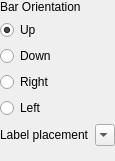
                <widget class="QWidget" name="scrollAreaWidgetContents_8">
                 <property name="geometry">
                  <rect>
                   <x>0</x>
                   <y>0</y>
                   <width>106</width>
                   <height>161</height>
                  </rect>
                 </property>
                 <layout class="QVBoxLayout" name="verticalLayout_3">
                  <property name="leftMargin">
                   <number>0</number>
                  </property>
                  <property name="topMargin">
                   <number>0</number>
                  </property>
                  <property name="rightMargin">
                   <number>0</number>
                  </property>
                  <property name="bottomMargin">
                   <number>0</number>
                  </property>
                  <item>
                   <widget class="QFrame" name="mBarOptionsFrame">
                    <property name="frameShape">
                     <enum>QFrame::NoFrame</enum>
                    </property>
                    <property name="frameShadow">
                     <enum>QFrame::Plain</enum>
                    </property>
                    <layout class="QVBoxLayout" name="verticalLayout_4">
                     <property name="leftMargin">
                      <number>0</number>
                     </property>
                     <property name="topMargin">
                      <number>0</number>
                     </property>
                     <property name="rightMargin">
                      <number>0</number>
                     </property>
                     <property name="bottomMargin">
                      <number>0</number>
                     </property>
                     <item>
                      <widget class="QLabel" name="label_5">
                       <property name="text">
                        <string>Bar Orientation</string>
                       </property>
                      </widget>
                     </item>
                     <item>
                      <widget class="QRadioButton" name="mOrientationUpButton">
                       <property name="text">
                        <string>Up</string>
                       </property>
                       <property name="checked">
                        <bool>true</bool>
                       </property>
                       <attribute name="buttonGroup">
                        <string notr="true">mOrientationButtonGroup</string>
                       </attribute>
                      </widget>
                     </item>
                     <item>
                      <widget class="QRadioButton" name="mOrientationDownButton">
                       <property name="text">
                        <string>Down</string>
                       </property>
                       <attribute name="buttonGroup">
                        <string notr="true">mOrientationButtonGroup</string>
                       </attribute>
                      </widget>
                     </item>
                     <item>
                      <widget class="QRadioButton" name="mOrientationRightButton">
                       <property name="text">
                        <string>Right</string>
                       </property>
                       <attribute name="buttonGroup">
                        <string notr="true">mOrientationButtonGroup</string>
                       </attribute>
                      </widget>
                     </item>
                     <item>
                      <widget class="QRadioButton" name="mOrientationLeftButton">
                       <property name="text">
                        <string>Left</string>
                       </property>
                       <attribute name="buttonGroup">
                        <string notr="true">mOrientationButtonGroup</string>
                       </attribute>
                      </widget>
                     </item>
                    </layout>
                   </widget>
                  </item>
                  <item>
                   <widget class="QFrame" name="mTextOptionsFrame">
                    <property name="frameShape">
                     <enum>QFrame::NoFrame</enum>
                    </property>
                    <property name="frameShadow">
                     <enum>QFrame::Plain</enum>
                    </property>
                    <layout class="QGridLayout" name="gridLayout_13">
                     <property name="leftMargin">
                      <number>0</number>
                     </property>
                     <property name="topMargin">
                      <number>0</number>
                     </property>
                     <property name="rightMargin">
                      <number>0</number>
                     </property>
                     <property name="bottomMargin">
                      <number>0</number>
                     </property>
                     <item row="0" column="0">
                      <widget class="QLabel" name="mLabelPlacementLabel">
                       <property name="visible">
                        <bool>false</bool>
                       </property>
                       <property name="toolTip">
                        <UInt>0</UInt>
                       </property>
                       <property name="text">
                        <string>Label placement</string>
                       </property>
                      </widget>
                     </item>
                     <item row="0" column="1">
                      <widget class="QComboBox" name="mLabelPlacementComboBox">
                       <property name="sizePolicy">
                        <sizepolicy hsizetype="Preferred" vsizetype="Fixed">
                         <horstretch>0</horstretch>
                         <verstretch>0</verstretch>
                        </sizepolicy>
                       </property>
                       <property name="minimumSize">
                        <size>
                         <width>20</width>
                         <height>0</height>
                        </size>
                       </property>
                       <property name="maximumSize">
                        <size>
                         <width>200</width>
                         <height>16777215</height>
                        </size>
                       </property>
                       <property name="visible">
                        <bool>false</bool>
                       </property>
                      </widget>
                     </item>
                     <item row="0" column="2">
                      <spacer name="horizontalSpacer_5">
                       <property name="orientation">
                        <enum>Qt::Horizontal</enum>
                       </property>
                       <property name="sizeHint" stdset="0">
                        <size>
                         <width>40</width>
                         <height>20</height>
                        </size>
                       </property>
                      </spacer>
                     </item>
                    </layout>
                   </widget>
                  </item>
                  <item>
                   <spacer name="verticalSpacer_6">
                    <property name="orientation">
                     <enum>Qt::Vertical</enum>
                    </property>
                    <property name="sizeHint" stdset="0">
                     <size>
                      <width>20</width>
                      <height>40</height>
                     </size>
                    </property>
                   </spacer>
                  </item>
                 </layout>
                </widget>
